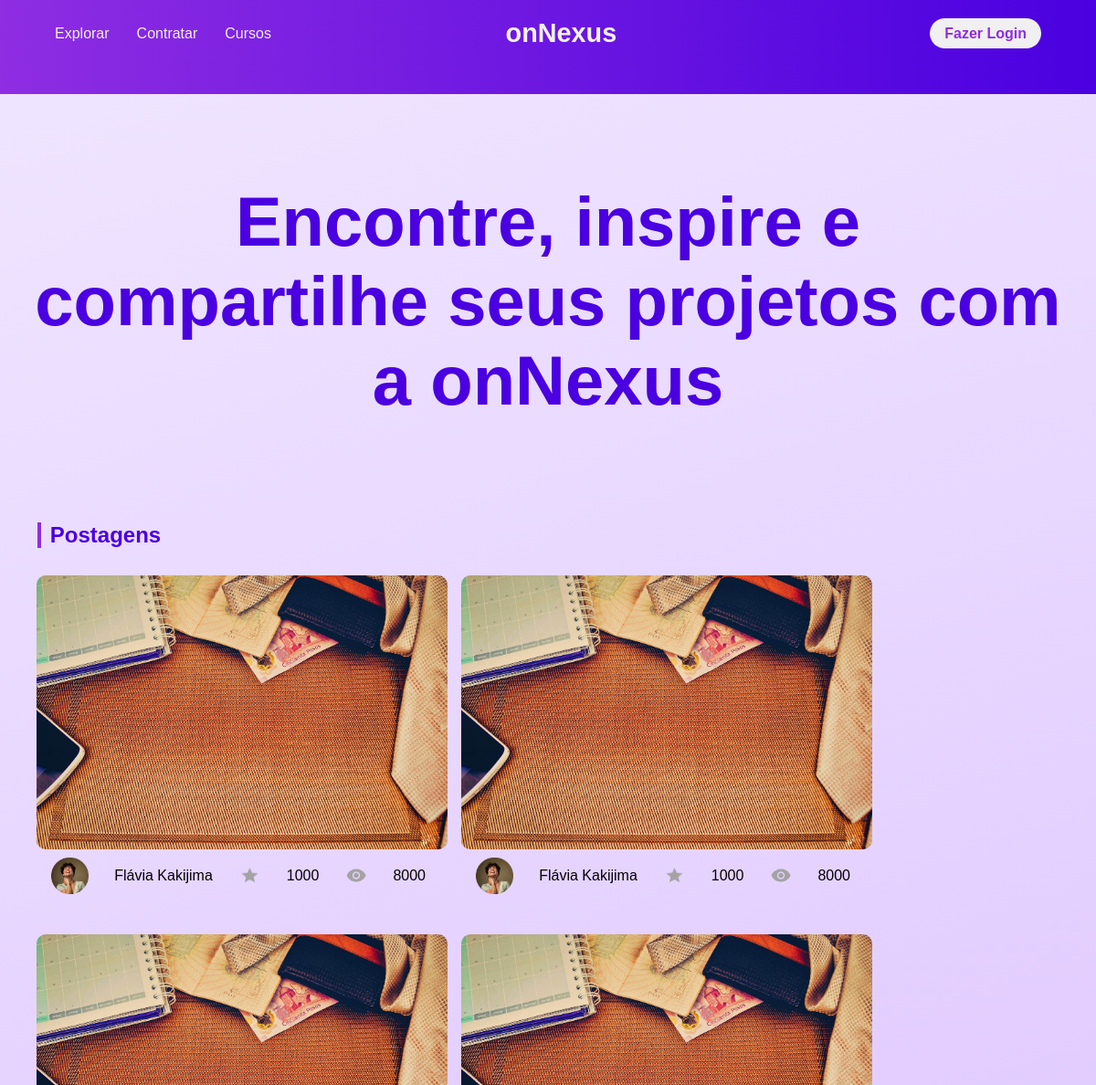
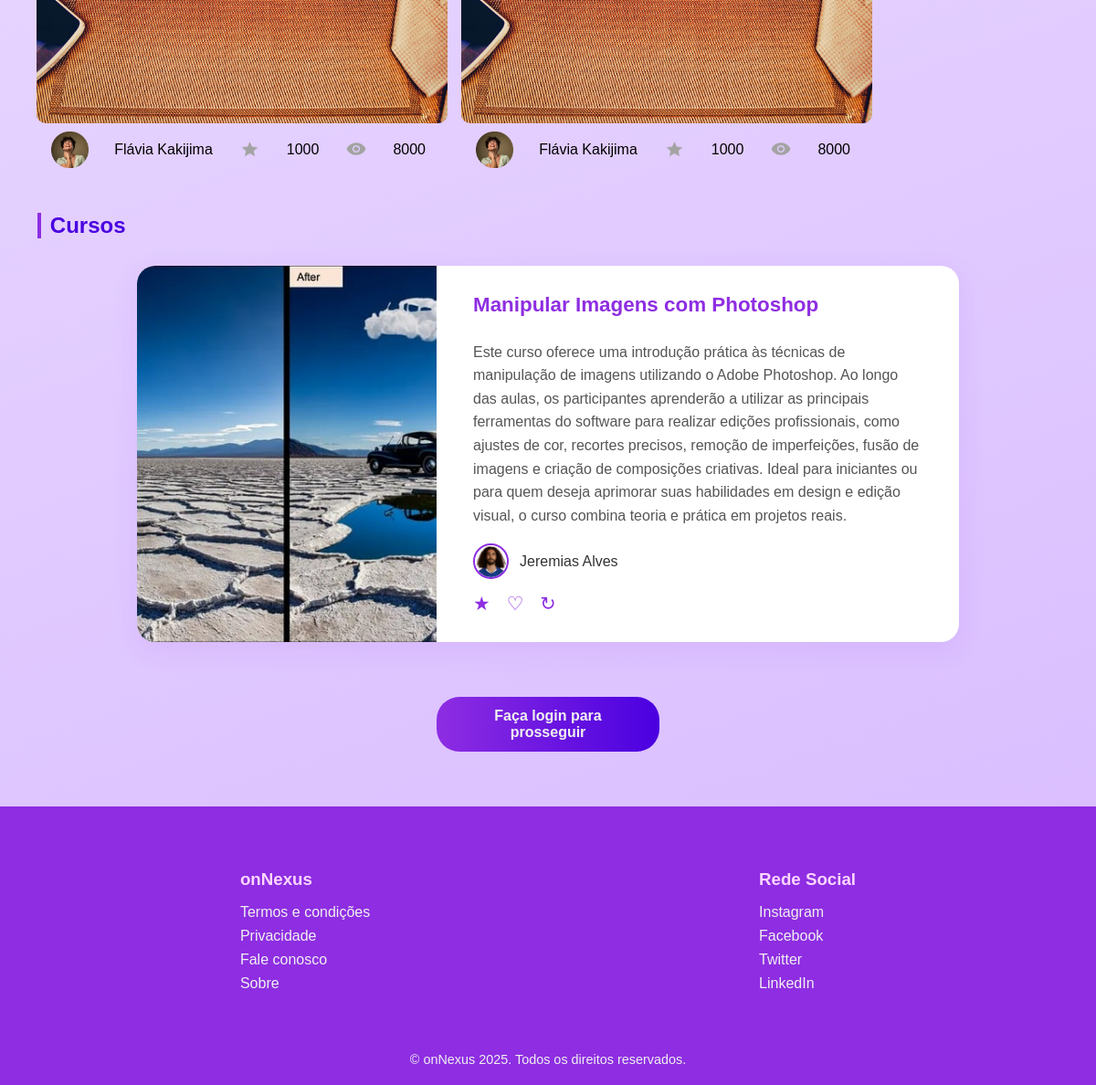
The page / on the database its author committed (2 pictures, top to bottom).
### home/models.py (models this page shows, shortened)
class Post(models.Model):
    profile = models.CharField(max_length=100)
    username = models.CharField(max_length=100)
    image = models.ImageField(upload_to='media/posts/%Y/%m/%d', null=False, blank=False)
    favorites = models.IntegerField()
    views = models.IntegerField()

### courses/models.py (models this page shows, shortened)
class Course(models.Model):
    title = models.CharField(max_length=200)
    description = models.TextField()
    video_thumbnail = models.ImageField(upload_to='thumbnails/')
    instructor = models.ForeignKey(Instructor, on_delete=models.CASCADE, related_name='courses')

class Instructor(models.Model):
    name = models.CharField(max_length=100)
    profile_picture = models.ImageField(upload_to='instructors/')

### home/views.py (the view)
# urls.py: path('', views.home, name='home'),
def home(request):
    posts = Post.objects.filter().order_by('-id')[:4]
    courses = Course.objects.filter(title__icontains='Manipular Imagens com Photoshop')
    return render(request, 'home/home-base.html', {'posts': posts, 'courses': courses})

### templates/home/home-base.html
{% extends 'templates.base.html' %}
{% load static %}
{% block content %}
<div class="home-container">
    <h1 class="home-title">
        Encontre, inspire e<br>
        compartilhe seus projetos com<br>
        a onNexus
    </h1>
    <div class="posts">
        <h2 class="area-title2">Postagens</h2>
        <ul class="posts-list">
            {% for post in posts %}
            <li class="post">
                <a href="#">
                    <img class="post-image" src="{{ post.image.url }}" alt="">
                </a>
                <div class="post-info">
                    <img class="profile-image" src="{% static '/images/' %}{{post.profile}}" alt="">
                    <p>{{ post.username }}</p>
                    <img class="post-icons" src="{% static '/images/favorites.png' %}" alt="">
                    <p>{{ post.favorites }}</p>
                    <img class="post-icons" src="{% static '/images/views.png' %}" alt="">
                    <p>{{ post.views }}</p>
                </div>
            </li>
            {% endfor %}
        </ul>
    </div>
</div>
<div class="courses-area2">
	<h2 class="area-title3">Cursos</h2>
	<div class="courses-list">
		{% for course in courses %}
		<div class="course-card">
			<div class="course-thumb">
				{% if course.video_thumbnail %}
					<img src="{{ course.video_thumbnail.url }}" alt="Thumbnail do curso">
				{% else %}
					<div class="thumb-placeholder">Não disponível</div>
				{% endif %}
			</div>
			<div class="course-info">
				<h3>{{ course.title }}</h3>
				<p>{{ course.description }}</p>
				<div class="instructor-info">
					{% if course.instructor.profile_picture %}
						<img class="instructor-avatar" src="{{ course.instructor.profile_picture.url }}" alt="{{ course.instructor.name }}">
					{% endif %}
					<span>{{ course.instructor.name }}</span>
				</div>
				<div class="course-actions">
					<span>★</span>
					<span>♡</span>
					<span>↻</span>
				</div>
			</div>
		</div>
		{% empty %}
		<p>Nenhum curso cadastrado.</p>
		{% endfor %}
		{% if user.is_authenticated is not True %}
        <a class="login2-btn" href="/users/login/">Faça login para prosseguir</a>
		{% endif %}
	</div>
</div>
{% endblock %}

### static/css/style.css (style rules this page uses)
:root { --primary-purple: #8e2de2; --dark-purple: #4a00e0; --background-color: #f3eaff; --card-background: #ffffff; --text-color: #333; --light-text: #f0f0f0; --gradient-bg: linear-gradient(160deg, #f0e6ff 0%, #d8baff 100%); }
a { text-decoration: none; color: inherit; }
.courses-list { display: flex; flex-direction: column; gap: 40px; align-items: center; }
.course-card { display: flex; background: var(--card-background); border-radius: 20px; box-shadow: 0 8px 30px rgba(138, 45, 226, 0.1); width: 100%; max-width: 900px; overflow: hidden; transition: transform 0.3s, box-shadow 0.3s; min-height: 280px; }
.course-thumb { flex: 1 1 40%; display: flex; align-items: center; justify-content: center; background: #f8f4ff; min-width: 300px; }
.course-thumb img { width: 100%; height: 100%; object-fit: cover; }
.course-info { flex: 2 1 60%; padding: 30px 40px; display: flex; flex-direction: column; }
.course-info h3 { margin: 0 0 10px 0; color: var(--primary-purple); font-size: 1.4em; }
.course-info p { color: #555; line-height: 1.6; margin-bottom: 18px; flex-grow: 1; }
.instructor-info { display: flex; align-items: center; gap: 12px; margin-bottom: 15px; }
.instructor-avatar { width: 35px; height: 35px; border-radius: 50%; object-fit: cover; border: 2px solid var(--primary-purple); }
.course-actions { display: flex; gap: 18px; font-size: 1.3em; color: var(--primary-purple); margin-top: auto; }
.home-title { color: var(--dark-purple); font-size: 76px; text-align: center; margin-top: .5em; }
.area-title2 { color: var(--dark-purple); font-size: 1.5em; margin-left: 1.7em; margin-bottom: 30px; padding-left: 10px; border-left: 4px solid var(--primary-purple); }
.area-title3 { color: var(--dark-purple); font-size: 1.5em; margin-left: 1.7em; margin-bottom: 30px; padding-left: 10px; border-left: 4px solid var(--primary-purple); }
.posts { width: 100%; border-radius: 10px; margin-top: 7em; }
.posts-list { display: flex; flex-wrap: wrap; gap: 15px; }
.post { list-style-type: none; color: #FFFFFF; margin-bottom: 1.5rem; width: 450px; }
.post-image { width: 100%; border-radius: 10px; }
.profile-image { width: 10%; }
.post-icons { width: 6%; }
.post-info { margin-left: 1em; margin-right: 1.5em; display: flex; justify-content: space-between; gap: 20px; align-items: center; color: black; }
.login2-btn { display: block; margin: 20px auto 0 auto; background: linear-gradient(90deg, var(--primary-purple) 0%, var(--dark-purple) 100%); color: var(--light-text); border: none; border-radius: 25px; padding: 12px 32px; font-size: 1rem; font-weight: 600; cursor: pointer; width: 15%; transition: transform 0.2s, box-shadow 0.2s; text-align: center; }
.home-container { margin-top: 6em; }
.courses-area2 { min-height: 60vh; }

### rows shown on the page
Post: image (picture), profile (picture), username "Flávia Kakijima", favorites "1000", views "8000"
Post: image (picture), profile (picture), username "Flávia Kakijima", favorites "1000", views "8000"
Post: image (picture), profile (picture), username "Flávia Kakijima", favorites "1000", views "8000"
Post: image (picture), profile (picture), username "Flávia Kakijima", favorites "1000", views "8000"
Course: video_thumbnail (picture), title "Manipular Imagens com Photoshop", description "Este curso oferece uma introdução prática às técnicas de manipulação de imagens utilizando o Adobe Photoshop. Ao longo das aulas, os participantes aprenderão a utilizar as principais ferramentas do software para realizar edições profissionais, como ajustes de cor, recortes precisos, remoção de imperfeições, fusão de imagens e criação de composições criativas. Ideal para iniciantes ou para quem deseja aprimorar suas habilidades em design e edição visual, o curso combina teoria e prática em projetos reais.", instructor.profile_picture (picture), instructor.name "Jeremias Alves"
